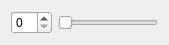
<?xml version="1.0" encoding="UTF-8"?>
<ui version="4.0">
 <class>smallwidget</class>
 <widget class="QWidget" name="smallwidget">
  <property name="geometry">
   <rect>
    <x>0</x>
    <y>0</y>
    <width>169</width>
    <height>41</height>
   </rect>
  </property>
  <property name="windowTitle">
   <string>Form</string>
  </property>
  <layout class="QHBoxLayout" name="horizontalLayout">
   <item>
    <widget class="QSpinBox" name="spinBox"/>
   </item>
   <item>
    <widget class="QSlider" name="horizontalSlider">
     <property name="orientation">
      <enum>Qt::Horizontal</enum>
     </property>
    </widget>
   </item>
  </layout>
 </widget>
 <resources/>
 <connections/>
</ui>
